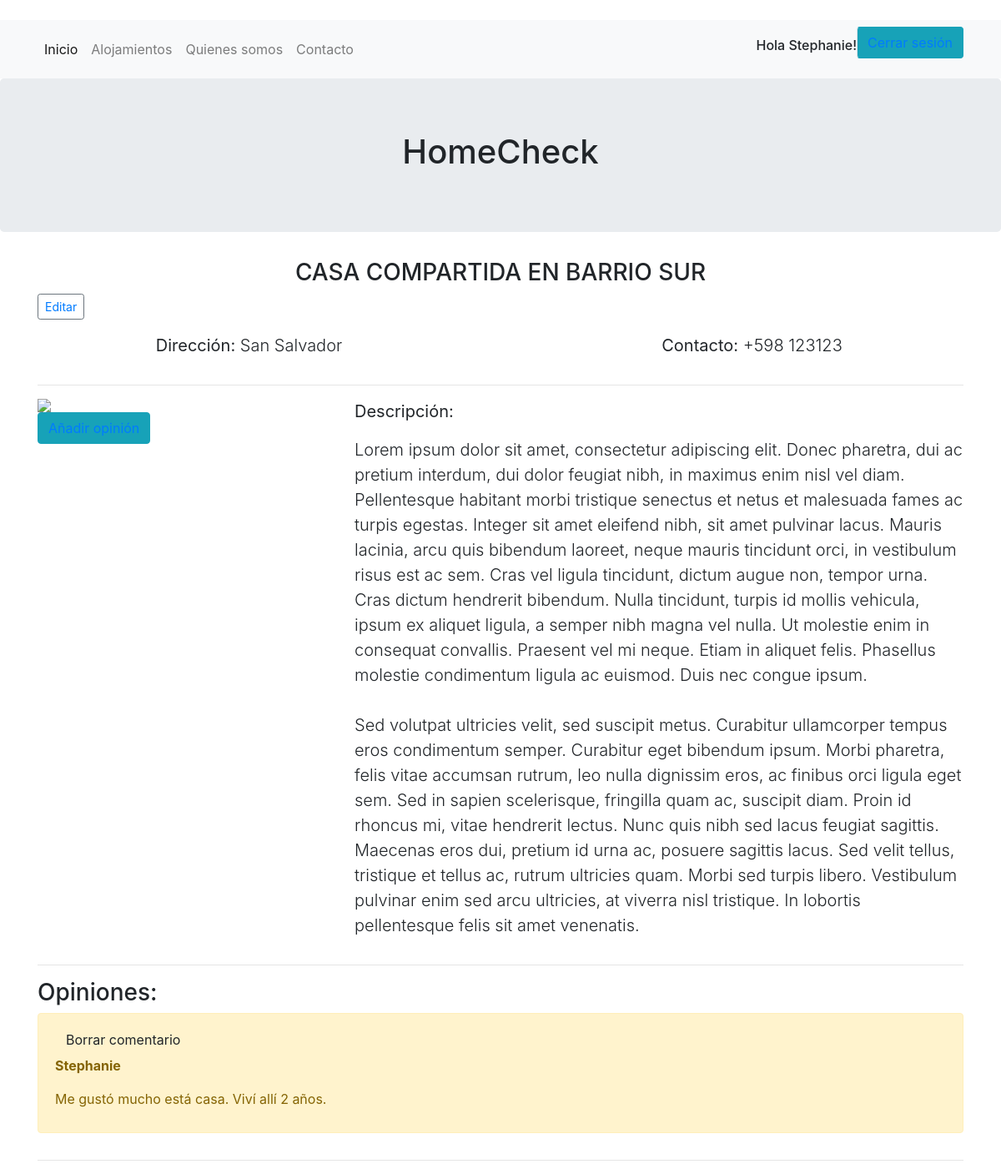
Page /alojamientos/3/ (signed in) on the committed database.
### alojamientos/models.py (models this page shows, shortened)
class Alojamiento(models.Model):
    BARRIOS = (
    ('AG', 'Aguada'),
    ('BS', 'Barrio Sur'),
    ('BU', 'Buceo'),
    ('CS', 'Carrasco'),
    ('CT', 'Centro'),
    ('CE', 'Cerro'),
    ('CV', 'Ciudad Vieja'),
    ('CN', 'Cordón'),
    ('CR', 'Capurro'),
    ('LU', 'La Unión'),
    ('MÑ', 'Maroñas'),
    ('PR', 'Parque Rodó'),
    ('PÑ', 'Peñarol'),
    ('PC', 'Pocitos'),
    ('PG', 'Punta Gorda'),
    ('OT', 'Pocitos')
    )
    autor = models.ForeignKey('auth.User', on_delete=models.CASCADE)
    barrio = models.CharField(max_length=2, choices=BARRIOS)
    direccion = models.CharField(max_length=50, default="Sin dirección")
    titulo = models.CharField(max_length=45)
    telefono = models.DecimalField(max_digits=15, decimal_places=0)
    texto = models.TextField()
    fecha_de_creacion = models.DateTimeField(default=timezone.now)
    is_sponsored = models.BooleanField(default=False)

class Comentario(models.Model):
    alojamiento = models.ForeignKey("alojamientos.Alojamiento", on_delete=models.CASCADE, related_name='comentario')
    autor = models.ForeignKey("auth.User", on_delete=models.CASCADE, blank=True, null=True)
    texto = models.TextField()
    fecha_de_creacion = models.DateTimeField(default=timezone.now)

### alojamientos/views.py (the view)
# urls.py: path('<int:pk>/', views.alojamiento_detail, name='alojamiento_detail'),
def alojamiento_detail(request, pk):
    alojamiento = get_object_or_404(Alojamiento, pk=pk)
    return render(request, 'alojamientos/alojamiento_detail.html', {'alojamiento': alojamiento})

### alojamientos/templates/alojamientos/alojamiento_detail.html (shortened to what this page needs)
﻿{% extends 'inicio/base.html' %}
{% block content %}
    <div class="alojamiento-home alojamiento-detail">
        <h3 align=center class=text-uppercase>{{ alojamiento.titulo }}</h3>
        {% if user.is_authenticated and alojamiento.autor == request.user or request.user.is_superuser == 1%}
        <div class="btn-group">
            <button type="button" class="btn btn-sm btn-outline-secondary"><a href="{% url 'alojamiento_editar' pk=alojamiento.pk %}">Editar</a></button>
        </div>
        {% endif %}
        <div class="row mx-md-n5">
            <div class="col px-md-5"><div class="p-3 lead" align="center"><b>Dirección:</b> {{alojamiento.direccion}}</div></div>
            <div class="col px-md-5"><div class="p-3 lead" align="center"><b>Contacto:</b> +598 {{alojamiento.telefono}}</div></div>
        </div>
        <hr>
        <div class="row">
            <div class="col-md-4">
                <img class="img-fluid" src="http://shineit.solutions/blog/alojamiento.png">
                {% if user.is_authenticated and alojamiento.autor != request.user %}
                <div class="btn-comment">
                    <form class="form-inline">
                        <button class="btn btn-info" type="button"><a href="{% url 'añadir_comentario' pk=alojamiento.pk %}">Añadir opinión</a></button>
                    </form>
                </div>
                {% endif %}
            </div>
            <div class="col-md-8">
                <p class="lead"><b>Descripción:</b></p>
                <p class="lead">{{ alojamiento.texto|linebreaksbr }}</p>
            </div>
            </div>
    </div>
        <hr>
        <h3>Opiniones:</h3>
        {% for comentario in alojamiento.comentario.all %}
        <div class="comment">
            <div class="alert alert-warning" role="alert">
                <div class="date">
                    {% if comentario.autor == request.user or request.user.is_superuser == 1%}
                    <a class="btn btn-default" href="{% url 'eliminar_comentario' pk=comentario.pk %}">Borrar comentario</a>
                    {% endif %}
                </div>
                <strong>{{ comentario.autor }}</strong>
                <p>{{ comentario.texto|linebreaks }}</p>
            </div>
        </div>
        {% empty %}
        <p>Aún no hay comentarios :(</p>
        {% endfor %}
        {% endblock %}

### inicio/templates/inicio/base.html (shortened to what this page needs)
﻿<!DOCTYPE html>
<html lang="en">
<head>
    <link rel="stylesheet" href="https://stackpath.bootstrapcdn.com/bootstrap/4.4.1/css/bootstrap.min.css">
    <link rel="stylesheet" href="http://shineit.solutions/blog/blog.css" />
</head>
<body>
    <nav class="navbar navbar-expand-lg navbar-light bg-light sticky-top">
        <div class="container">
            <div class="collapse navbar-collapse" id="navbarSupportedContent">
                <ul class="navbar-nav mr-auto">
                    <li class="nav-item active">
                        <a class="nav-link" href="/">Inicio <span class="sr-only">(current)</span></a>
                    </li>
                    <li class="nav-item">
                        <a class="nav-link" href="/alojamientos">Alojamientos</a>
                    </li>
                    <li class="nav-item">
                        <a class="nav-link" href="/aboutus">Quienes somos</a>
                    </li>
                    <li class="nav-item">
                        <a class="nav-link" href="/contacto">Contacto</a>
                    </li>
                </ul>
                {% if user.is_authenticated %}
                <h6 align="center">Hola {{request.user}}!</h6>
                <form class="form-inline">
                    <button class="btn btn-info border-left" type="button"><a href="/logout">Cerrar sesión</a></button>
                </form>
                {% endif %}
            </div>
        </div>
    </nav>
    <main role="main">
        <div class="jumbotron">
            <div class="container">
                <h1 align="center">HomeCheck</h1>
            </div>
        </div>
        <div class="container">
            <div class="row">
                <div class="col-md-12">
                    {% block content %}
                    {% endblock %}
                </div>
            </div>
            <hr>
        </div>
    </main>
        </body>
    </html>

### rows in the picture
Alojamiento: titulo "CASA COMPARTIDA EN BARRIO SUR", direccion "San Salvador", telefono "123123", texto "Lorem ipsum dolor sit amet, consectetur adipiscing elit. Donec pharetra, dui ac pretium interdum, dui dolor feugiat nibh, in maximus enim nisl vel diam. Pellentesque habitant morbi tristique senectus et netus et malesuada fames ac turpis egestas. Integer sit amet eleifend nibh, sit amet pulvinar lacus. Mauris lacinia, arcu quis bibendum laoreet, neque mauris tincidunt orci, in vestibulum risus est ac sem. Cras vel ligula tincidunt, dictum augue non, tempor urna. Cras dictum hendrerit bibendum. Nulla tincidunt, turpis id mollis vehicula, ipsum ex aliquet ligula, a semper nibh magna vel nulla. Ut molestie enim in consequat convallis. Praesent vel mi neque. Etiam in aliquet felis. Phasellus…"
Comentario: shows "Borrar comentario", autor "Stephanie", texto "Me gustó mucho está casa. Viví allí 2 años."

### other values in the picture
{{ request.user }} "Stephanie"
